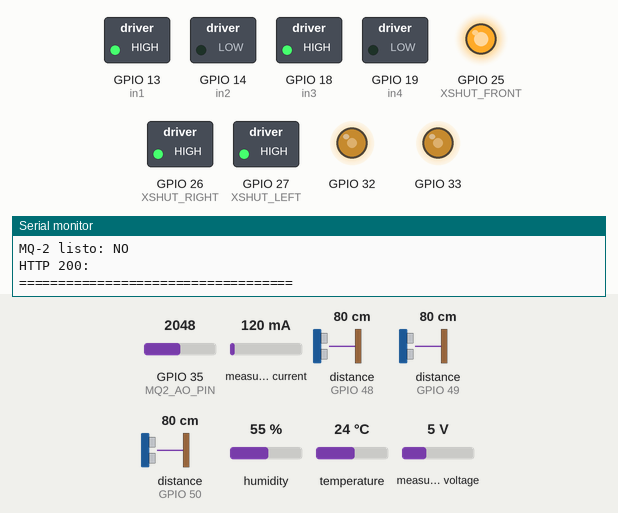
Recording of a sketch running on a simulated ESP32. Shown: switched loads named in the sketch (green lamp = pin HIGH), output pins drawn as LEDs (lit = HIGH), the last lines printed to the serial monitor. The inputs (shaded band) are chosen by the test bench; at power-on: distance to the obstacle (sensors on GPIO 48, GPIO 50, GPIO 49) 80 cm, GPIO 35 (MQ2_AO_PIN) = 2048, measured current 120 mA, humidity 55 %, temperature 24 °C, measured voltage 5 V. The echo pulse lasts 58.3 µs per cm; WiFi joins after 1.5 s; servers stay silent unless stated; uploads are accepted with an empty reply.

Above: at 4.1 s.
4.2 s: distance to the obstacle (sensor on GPIO 48) set to 50 cm
5.9 s: distance to the obstacle (sensor on GPIO 48) set to 42 cm
At 7.6 s:
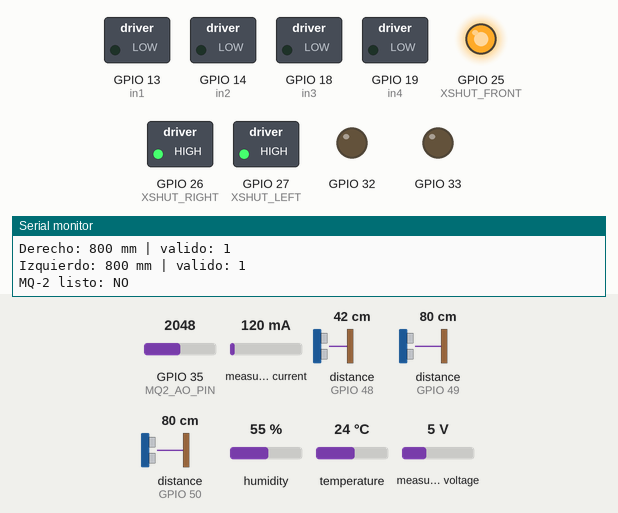
11.0 s: distance to the obstacle (sensor on GPIO 50) set to 75 cm
At 13.0 s:
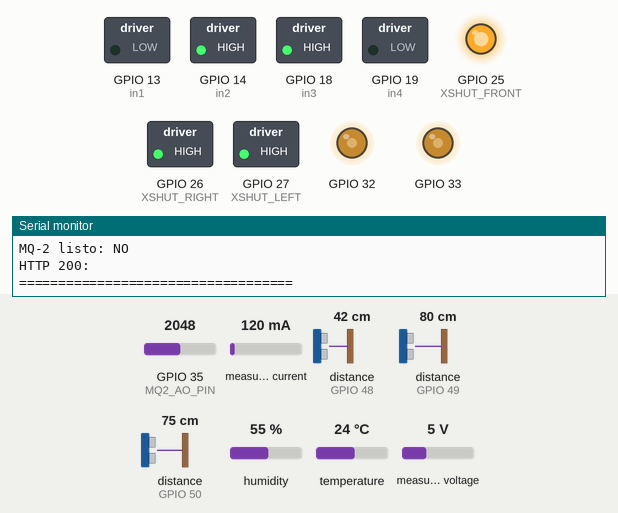
16.1 s: distance to the obstacle (sensor on GPIO 50) set to 120 cm
At 19.0 s:
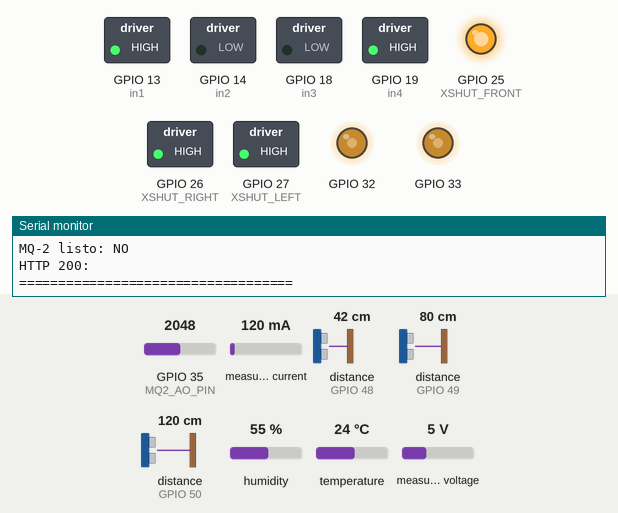
23.1 s: distance to the obstacle (sensor on GPIO 50) set to 2 cm
At 24.5 s:
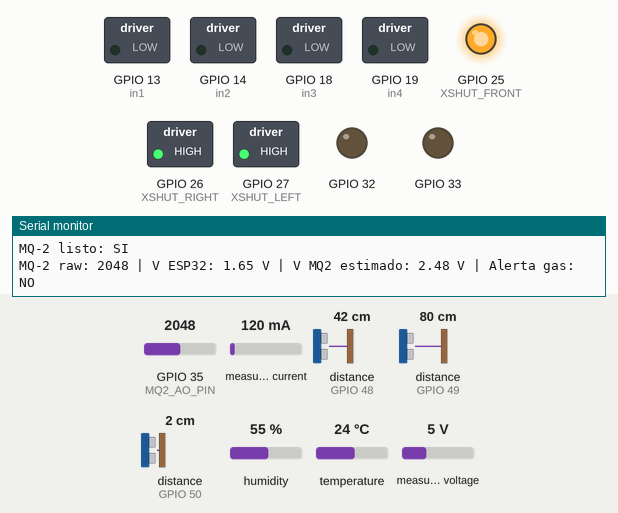
Timing chart, 0 to 28.3 s (numbered marks = the images above; inputs shaded):
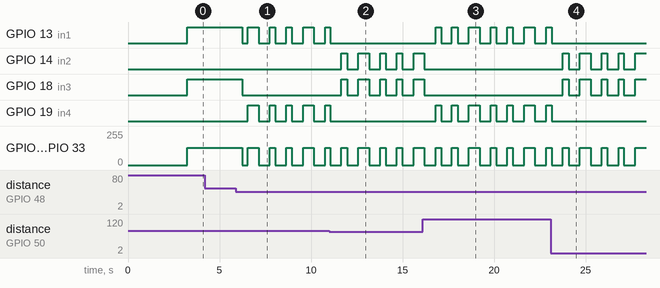

Measured:
- the behaviour switches between 45 and 44 cm on distance to the obstacle (sensor on GPIO 48) (found by bisection; images 0 and 1)
- the behaviour switches between 80 and 79 cm on distance to the obstacle (sensor on GPIO 50) (found by bisection; images 1 and 2)
- after the input at 5.9 s, GPIO 13 (in1): HIGH → LOW after 0.34 s, → HIGH 0.30 s later, → LOW 0.60 s later, → HIGH 0.60 s later, … (10 changes in this stretch); GPIO 18 (in3): HIGH → LOW after 0.34 s
- after the input at 11.0 s, GPIO 13 (in1), GPIO 19 (in4): goes on until 11.1 s, then stays LOW; GPIO 14 (in2), GPIO 18 (in3): LOW → HIGH after 0.66 s, → LOW 0.31 s later, → HIGH 0.60 s later, → LOW 0.60 s later, … (9 changes in this stretch)
- after the input at 16.1 s, GPIO 13 (in1), GPIO 19 (in4): LOW → HIGH after 0.70 s, → LOW 0.30 s later, → HIGH 0.60 s later, → LOW 0.31 s later, … (13 changes in this stretch); GPIO 14 (in2), GPIO 18 (in3): goes on until 16.2 s, then stays LOW
- after the input at 23.1 s, GPIO 13 (in1), GPIO 19 (in4): goes on until 23.2 s, then stays LOW; GPIO 14 (in2), GPIO 18 (in3): LOW → HIGH after 0.65 s, → LOW 0.32 s later, → HIGH 0.60 s later, → LOW 0.61 s later, … (9 changes in this stretch)

The sketch:

Codigo_principal.ino
```cpp
//librerias para funcionalidad correcta, sensores, comunicaocn , y propias de arduino
#include <Arduino.h>
#include <WiFi.h>
#include <HTTPClient.h>
#include <ArduinoJson.h>

#include <Wire.h>

#include <Adafruit_AHTX0.h>
#include "Adafruit_VL53L0X.h"
#include <Adafruit_INA219.h>

#define DEVICE_ID "robot_01"//pemirte escalabilidad

//pines de sensores, varios sensores usaron los mismo pines
#define I2C_SDA 21
#define I2C_SCL 22

#define XSHUT_FRONT 25//tres sneores del mismo
#define XSHUT_RIGHT 26
#define XSHUT_LEFT  27

//direcciones de sensores infra rojo
#define TOF_FRONT_ADDR 0x30
#define TOF_RIGHT_ADDR 0x31
#define TOF_LEFT_ADDR  0x32

#define MQ2_AO_PIN 35//pin analogivo

//timepo en segunods
const unsigned long MQ2_WARMUP_TIME = 20000;
const unsigned long MQ2_READ_INTERVAL = 1000;

unsigned long mq2StartTime = 0;
unsigned long lastMq2Read = 0;

bool mq2Ready = false;

int gasRaw = -1;
float gasVoltageEsp = 0.0;

float gasVoltageMq2 = 0.0;
bool gasAlert = false;

const int GAS_THRESHOLD = 2200;//umbral de gas, relamente no se hicieorn muchas pruebas


/*
String previousRobotMode = "";// Guarda  modo anterior para detectar cambios


unsigned long lastStationarySend = 0;//freucneua de envio de datos
const unsigned long STATIONARY_INTERVAL = 15000; // 15 segundos
*/

//red de movil
const char* WIFI_SSID = "iPhoneBETO";
const char* WIFI_PASSWORD = "12345678";
const char* SERVER_BASE_URL = "http://172.20.10.7:6000";


Adafruit_AHTX0 dht;
Adafruit_INA219 ina219;


//los tres sensores infra
Adafruit_VL53L0X tofFront = Adafruit_VL53L0X();

Adafruit_VL53L0X tofRight = Adafruit_VL53L0X();
Adafruit_VL53L0X tofLeft  = Adafruit_VL53L0X();


//para validar
bool dht_ok = false;
bool ina_ok = false;

bool tof_front_ok = false;
bool tof_right_ok = false;
bool tof_left_ok  = false;


//estos 6 pines occrepsonde al driver l298n
const int enA = 32;

const int in1 = 13;

const int in2 = 14;

const int enB = 33;
const int in3 = 18;
const int in4 = 19;

const int freq = 1000;
const int resolution = 8;

//dos canales pwm para los dos motores
const int pwmChannelA = 0;
const int pwmChannelB = 1;

//velocidades, mazimo es de 255
const int SPEED_NORMAL = 130;
const int SPEED_TURN   = 130;
const int SPEED_BACK   = 130;

const int FRONT_LIMIT_MM = 450;
const int SIDE_LIMIT_MM  = 200;


//posibles estados del robot
enum RobotState {
  STATE_NORMAL,

  STATE_CORRECT_LEFT,
  STATE_CORRECT_RIGHT,

  STATE_BACKWARD,
  STATE_TURN_RIGHT,
  STATE_TURN_LEFT
};

RobotState robotState = STATE_NORMAL;

unsigned long stateStartTime = 0;
unsigned long lastSensorPrint = 0;

unsigned long lastHttpSend = 0;
unsigned long lastCommandCheck = 0;

//timepo en segundos, esto se hizo por prueba y error
const unsigned long CORRECT_TIME = 230;
const unsigned long BACK_TIME = 500;
const unsigned long ESCAPE_TURN_TIME = 230;
const unsigned long SENSOR_PRINT_TIME = 1000;
const unsigned long HTTP_SEND_INTERVAL = 3000;
const unsigned long COMMAND_CHECK_INTERVAL = 80;


const int REMOTE_COMMAND_TIMEOUT_MS = 400;

bool escapeTurnRight = true;


WiFiClient wifi;


//
int frontDistanceMm = -1;
int rightDistanceMm = -1;
int leftDistanceMm  = -1;

bool frontTofValid = false;
bool rightTofValid = false;

bool leftTofValid  = false;

float temperatureC = NAN;
float humidityPct = NAN;


float shuntvoltage = 0;
float busvoltage = 0;

float current_mA = 0;
float loadvoltage = 0;
float power_mW = 0;


String robotMode = "autonomous";
String remoteCommand = "stop";
bool cameraEnabled = true;
int commandAgeMs = 9999;


void startState(RobotState newState) {

  robotState = newState;
  stateStartTime = millis();
}


//estaod del propio robot, esto depende de los umbrales de los sensores
const char* getRobotStateName() {
  switch (robotState) {
    case STATE_NORMAL:
      return "normal";

//
    case STATE_CORRECT_LEFT:
      return "correct_left";
    case STATE_CORRECT_RIGHT:
      return "correct_right";
    case STATE_BACKWARD:

      return "backward";
    case STATE_TURN_RIGHT:


      return "turn_right";
    case STATE_TURN_LEFT:
      return "turn_left";

    default:
      return "unknown";
  }
}

//para lecuturas del sensore infrarrojo
int readToF(Adafruit_VL53L0X &sensor, bool sensor_ok, bool &valid) {
  if (!sensor_ok) {
    valid = false;
    return -1;
  }

  VL53L0X_RangingMeasurementData_t measure;
  sensor.rangingTest(&measure, false);

  if (measure.RangeStatus != 4) {
    valid = true;
    return measure.RangeMilliMeter;
  } else {
    valid = false;
    return -1;
  }
}


//la logica de LOW y HIGH se hizo a prueba y error porque dependia del sentido en el que se alimenta el motor y la manera como se conecto todo
//para motores
void stopMotors() {
  digitalWrite(in1, LOW);
  digitalWrite(in2, LOW);

  digitalWrite(in3, LOW);
  digitalWrite(in4, LOW);

  ledcWrite(enA, 0);
  ledcWrite(enB, 0);
}

void moveForward(int speedValue) {// mover robot
  digitalWrite(in1, HIGH);
  digitalWrite(in2, LOW);

  digitalWrite(in3, HIGH);
  digitalWrite(in4, LOW);

  ledcWrite(enA, speedValue);
  ledcWrite(enB, speedValue);
}


//hacia atras
void moveBackward(int speedValue) {
  digitalWrite(in1, LOW);

  digitalWrite(in2, HIGH);

  digitalWrite(in3, LOW);
  digitalWrite(in4, HIGH);

  ledcWrite(enA, speedValue);
  ledcWrite(enB, speedValue);
}


void turnRight(int speedValue) {
  digitalWrite(in1, LOW);
  digitalWrite(in2, HIGH);

  digitalWrite(in3, HIGH);
  digitalWrite(in4, LOW);

  ledcWrite(enA, speedValue);
  ledcWrite(enB, speedValue);
}

void turnLeft(int speedValue) {
  digitalWrite(in1, HIGH);
  digitalWrite(in2, LOW);

  digitalWrite(in3, LOW);
  digitalWrite(in4, HIGH);

  ledcWrite(enA, speedValue);
  ledcWrite(enB, speedValue);
}


//configuracion basica de los tres sensores de distancia
void initToFSensors() {
  pinMode(XSHUT_FRONT, OUTPUT);
  pinMode(XSHUT_RIGHT, OUTPUT);

  pinMode(XSHUT_LEFT, OUTPUT);

  digitalWrite(XSHUT_FRONT, LOW);
  digitalWrite(XSHUT_RIGHT, LOW);

  digitalWrite(XSHUT_LEFT, LOW);
  delay(100);

  digitalWrite(XSHUT_FRONT, HIGH);
  delay(100);
  //debug para temrinal de arduino
  tof_front_ok = tofFront.begin(TOF_FRONT_ADDR, false, &Wire);

  Serial.println(tof_front_ok ? "VL53L0X frontal OK" : "VL53L0X frontal NO detectado");

  digitalWrite(XSHUT_RIGHT, HIGH);

  delay(100);

  tof_right_ok = tofRight.begin(TOF_RIGHT_ADDR, false, &Wire);
  Serial.println(tof_right_ok ? "VL53L0X derecho OK" : "VL53L0X derecho NO detectado");


  digitalWrite(XSHUT_LEFT, HIGH);
  delay(100);

  tof_left_ok = tofLeft.begin(TOF_LEFT_ADDR, false, &Wire);
  Serial.println(tof_left_ok ? "VL53L0X izquierdo OK" : "VL53L0X izquierdo NO detectado");
}

//el sensore de gas se debe calnetar un poco para funcioanra

void readMq2Sensor(unsigned long now) {


  if (!mq2Ready) {
    if (now - mq2StartTime >= MQ2_WARMUP_TIME) {

      mq2Ready = true;


      Serial.println("MQ-2 listo para medir.");

    } else {

      return;
    }

  }


  if (now - lastMq2Read >= MQ2_READ_INTERVAL) {
    lastMq2Read = now;

    gasRaw = analogRead(MQ2_AO_PIN);


    gasVoltageEsp = gasRaw * (3.3 / 4095.0);//3.3V, esto poruqe no se le puede meter voltajes mayores de 3.3 a tarjeta

    gasVoltageMq2 = gasVoltageEsp * 1.5;//5V

    gasAlert = gasRaw > GAS_THRESHOLD;
  }
}


void readEnvironmentalSensors() {
//revisa que este disponible el sensor de temperatura
  if (dht_ok) {
    sensors_event_t humidity, temp;

    dht.getEvent(&humidity, &temp);


    temperatureC = temp.temperature;
    humidityPct = humidity.relative_humidity;
  }

  if (ina_ok) {

    shuntvoltage = ina219.getShuntVoltage_mV();

    busvoltage = ina219.getBusVoltage_V();


    current_mA = ina219.getCurrent_mA();

    power_mW = ina219.getPower_mW();

    loadvoltage = busvoltage + (shuntvoltage / 1000);
  }
}


void readCommandFromFlask() {
  //debe revisar la conexion

  if (WiFi.status() != WL_CONNECTED) {
    return;
  }

  String url = String(SERVER_BASE_URL) + "/command";

  HTTPClient http;

  http.begin(wifi, url);
  //tiempo de espera
  http.setConnectTimeout(120);
  http.setTimeout(120);

  int httpResponseCode = http.GET();


  if (httpResponseCode == 200) {//ok
    String response = http.getString();


    StaticJsonDocument<256> doc;//JSON
    DeserializationError error = deserializeJson(doc, response);

    if (!error) {
      const char* modeValue = doc["robot_mode"] | robotMode.c_str();

      const char* commandValue = doc["remote_command"] | remoteCommand.c_str();

      robotMode = String(modeValue);
      remoteCommand = String(commandValue);

      cameraEnabled = doc["camera_enabled"] | cameraEnabled;

      commandAgeMs = doc["command_age_ms"] | commandAgeMs;

    }

  }

  http.end();
}


void sendDataToFlask() {

  if (WiFi.status() != WL_CONNECTED) {

    Serial.println("WiFi desconectado");
    return;
  }

  readEnvironmentalSensors();

  StaticJsonDocument<1536> doc;//formato JSON
//esto es muy repetitivo para incluir la informacion el JSON
  doc["device_id"] = DEVICE_ID;
  doc["robot_state"] = getRobotStateName();

  doc["robot_mode"] = robotMode;

  doc["remote_command"] = remoteCommand;

  doc["camera_enabled"] = cameraEnabled;
//revisa que los sensores esten disponibles
  if (dht_ok) {

    doc["temperature_c"] = temperatureC;

    doc["humidity_pct"] = humidityPct;
  }

  if (tof_front_ok) {
    doc["front_distance_mm"] = frontDistanceMm;

    doc["front_tof_valid"] = frontTofValid;

  }

  if (tof_right_ok) {

    doc["right_distance_mm"] = rightDistanceMm;

    doc["right_tof_valid"] = rightTofValid;
  }

  if (tof_left_ok) {

    doc["left_distance_mm"] = leftDistanceMm;

    doc["left_tof_valid"] = leftTofValid;
  }

  if (ina_ok) {
    doc["bus_voltage_v"] = busvoltage;

    doc["shunt_voltage_mv"] = shuntvoltage;
    doc["load_voltage_v"] = loadvoltage;


    doc["current_ma"] = current_mA;


    doc["power_mw"] = power_mW;
  }


  doc["mq2_ready"] = mq2Ready;


  if (mq2Ready) {
    doc["gas_raw"] = gasRaw;
    doc["gas_voltage_esp_v"] = gasVoltageEsp;


    doc["gas_voltage_v"] = gasVoltageMq2;
    doc["gas_alert"] = gasAlert;
  }

  String json_string;
  serializeJson(doc, json_string);


  String url = String(SERVER_BASE_URL) + "/sensor_values";


  HTTPClient http;
  http.begin(wifi, url);
//
  http.setConnectTimeout(150);
  http.setTimeout(150);

  http.addHeader("Content-Type", "application/json");

  int httpResponseCode = http.POST(json_string);

  if (httpResponseCode > 0) {
    String response = http.getString();
    Serial.print("HTTP ");
    Serial.print(httpResponseCode);


    Serial.print(": ");
    Serial.println(response);
  } else {
    Serial.print("Error HTTP: ");


    Serial.println(http.errorToString(httpResponseCode));
  }

  http.end();


  Serial.println("===================================");
}


//paraque el robot se pueda mover solo
void handleAutonomousNavigation(
  unsigned long now,
  bool frontBlocked,
  bool rightTooClose,

  bool leftTooClose,

  bool rightFree,
  bool leftFree
) {


  //logica simple para mover robot
  //ningun algortimo complejo
  if (frontBlocked && robotState == STATE_NORMAL) {
    stopMotors();
    startState(STATE_BACKWARD);
  }

  if (robotState == STATE_CORRECT_LEFT) {
    turnLeft(SPEED_TURN);


    if (now - stateStartTime >= CORRECT_TIME) {
      stopMotors();
      startState(STATE_NORMAL);
    }
  }

  else if (robotState == STATE_CORRECT_RIGHT) {
    turnRight(SPEED_TURN);

    if (now - stateStartTime >= CORRECT_TIME) {
      stopMotors();

      startState(STATE_NORMAL);
    }
  }
  else if (robotState == STATE_BACKWARD) {
    moveBackward(SPEED_BACK);


    if (now - stateStartTime >= BACK_TIME) {
      stopMotors();


      if (rightFree && !leftFree) {

        startState(STATE_TURN_RIGHT);
      }

      else if (leftFree && !rightFree) {
        startState(STATE_TURN_LEFT);
      }


      else if (rightFree && leftFree) {
        if (rightDistanceMm > leftDistanceMm) {
          startState(STATE_TURN_RIGHT);


        } else {
          startState(STATE_TURN_LEFT);
        }
      }
      else {
        if (escapeTurnRight) {
          startState(STATE_TURN_RIGHT);


        } else {
          startState(STATE_TURN_LEFT);

        }

        escapeTurnRight = !escapeTurnRight;
      }


    }
  }
  else if (robotState == STATE_TURN_RIGHT) {
    turnRight(SPEED_TURN);

    if (now - stateStartTime >= ESCAPE_TURN_TIME) {
      stopMotors();
      startState(STATE_NORMAL);
    }
  }
  else if (robotState == STATE_TURN_LEFT) {
    turnLeft(SPEED_TURN);

    if (now - stateStartTime >= ESCAPE_TURN_TIME) {
      stopMotors();

      startState(STATE_NORMAL);
    }
  }


  else {
    if (!frontBlocked && !rightTooClose && !leftTooClose) {//si hay espacio, seguir
      moveForward(SPEED_NORMAL);
    }

    else if (!frontBlocked && rightTooClose && !leftTooClose) {//correciones pequenas
      startState(STATE_CORRECT_LEFT);
    }
    else if (!frontBlocked && leftTooClose && !rightTooClose) {
      startState(STATE_CORRECT_RIGHT);
    }
    else if (!frontBlocked && rightTooClose && leftTooClose) {//velocidad lenta para espacios pequenos
      moveForward(110);
    }


    else {


      stopMotors();
      startState(STATE_BACKWARD);
    }
  }

}


//esta funcion funciona con la peticion GET, estos comandos vienen del flask

void handleRemoteControl(bool frontBlocked) {

  //si no se presiona nada, el robot no se detiene
  if (commandAgeMs > REMOTE_COMMAND_TIMEOUT_MS) {
    stopMotors();

    return;

  }

  if (remoteCommand == "forward") {
    if (!frontBlocked) {


      moveForward(SPEED_NORMAL);

    } else {
      stopMotors();
    }
  }

  else if (remoteCommand == "backward") {

    moveBackward(SPEED_BACK);

  }

  else if (remoteCommand == "left") {
    turnLeft(SPEED_TURN);


  }

  else if (remoteCommand == "right") {
    turnRight(SPEED_TURN);


  }
  else {
    stopMotors();
  }
}


//simplemnte para el robot

void handleStationaryMode() {

  stopMotors();


//para enviar datos cada cierto intervlao
//esto ayuda  reducir un poco el consumo
/*
  if (millis() - lastStationarySend >= STATIONARY_INTERVAL) {
    sendDataToFlask();
    lastStationarySend = millis();
  }
*/
}

/*

void updatePowerMode() {//para la gestion de bajo consumo

  if (robotMode != previousRobotMode) {

    if (robotMode == "stationary") {
      stopMotors();//no moverse


      WiFi.setSleep(true);//ahorro wifi


      setCpuFrequencyMhz(80);//freucencia de operacin menor


//debug
      Serial.println("Modo estacionario: reduccion de consumo activa");
      Serial.print("Frecuencia CPU: ");
      Serial.print(getCpuFrequencyMhz());

      Serial.println(" MHz");
    }
    else {

      WiFi.setSleep(false);//desactivar sleep en los modos de movimiento


      setCpuFrequencyMhz(240);//frecuencia de operacion default

      Serial.println("Modo activo: reduccion de consumo desactivada");
      Serial.print("Frecuencia CPU: ");


      Serial.print(getCpuFrequencyMhz());
      Serial.println(" MHz");
    }

    previousRobotMode = robotMode;//actualiza
  }

}
*/

//configuracion basica
void setup() {

  Serial.begin(115200);

  delay(1000);

  //los serial print son informativos para debuh en terminal

  Serial.println();

  Serial.println("Robot ESP32 + ToF + DHT20 + INA219 + MQ-2 + Flask + modos");

  Wire.begin(I2C_SDA, I2C_SCL);

  Wire.setClock(400000);

  analogSetAttenuation(ADC_11db);

  mq2StartTime = millis();
  Serial.println("MQ-2 calentando...");

  pinMode(in1, OUTPUT);

  pinMode(in2, OUTPUT);

  pinMode(in3, OUTPUT);
  pinMode(in4, OUTPUT);


  ledcAttachChannel(enA, freq, resolution, pwmChannelA);

  ledcAttachChannel(enB, freq, resolution, pwmChannelB);

  stopMotors();

  if (!dht.begin()) {

    Serial.println("No se encontro el sensor DHT20/AHT20.");
    dht_ok = false;

  } else {
    Serial.println("Sensor DHT20/AHT20 detectado correctamente.");


    dht_ok = true;
  }

  if (!ina219.begin()) {
    Serial.println("Failed to find INA219 chip");


    ina_ok = false;
  } else {
    ina219.setCalibration_32V_2A();
    Serial.println("INA219 detectado correctamente.");


    ina_ok = true;
  }

  initToFSensors();

  WiFi.setSleep(false);


  //intenta conectar a red
  WiFi.begin(WIFI_SSID, WIFI_PASSWORD);


  Serial.println("Conectando a WiFi...");

  while (WiFi.status() != WL_CONNECTED) {
    delay(500);
    Serial.println("Conectando...");
  }

  WiFi.setSleep(true);


  Serial.println("Conectado a WiFi");
  Serial.print("IP ESP32: ");
  Serial.println(WiFi.localIP());

  Serial.println("Sistema listo.");
}

void loop() {
  unsigned long now = millis();

  readMq2Sensor(now);


  frontDistanceMm = readToF(tofFront, tof_front_ok, frontTofValid);

  rightDistanceMm = readToF(tofRight, tof_right_ok, rightTofValid);

  leftDistanceMm  = readToF(tofLeft,  tof_left_ok,  leftTofValid);


//umbrlaes para mover coche
  bool frontBlocked = frontTofValid && frontDistanceMm < FRONT_LIMIT_MM;

  bool rightTooClose = rightTofValid && rightDistanceMm < SIDE_LIMIT_MM;
  bool leftTooClose  = leftTofValid  && leftDistanceMm  < SIDE_LIMIT_MM;

  bool rightFree = !rightTofValid || rightDistanceMm > SIDE_LIMIT_MM;


  bool leftFree  = !leftTofValid  || leftDistanceMm  > SIDE_LIMIT_MM;
  if (now - lastCommandCheck >= COMMAND_CHECK_INTERVAL) {


    lastCommandCheck = now;
    readCommandFromFlask();
  }


 // updatePowerMode();//activa/desactiva modo bajo consumo segun sea necesario
/*
  if (robotMode == "stationary") {
    handleStationaryMode();
    return;
  }
*/

  if (now - lastSensorPrint >= SENSOR_PRINT_TIME) {
    lastSensorPrint = now;

    Serial.println("----- Estado general -----");

    Serial.print("Modo: ");


    Serial.println(robotMode);

    Serial.print("Comando remoto: ");
    Serial.println(remoteCommand);


    Serial.print("Edad comando: ");


    Serial.print(commandAgeMs);
    Serial.println(" ms");


    Serial.print("Estado navegacion: ");

    Serial.println(getRobotStateName());

    Serial.print("Frontal: ");
    Serial.print(frontDistanceMm);


    Serial.print(" mm | valido: ");
    Serial.println(frontTofValid);


    Serial.print("Derecho: ");
    Serial.print(rightDistanceMm);

    Serial.print(" mm | valido: ");

    Serial.println(rightTofValid);

    Serial.print("Izquierdo: ");
    Serial.print(leftDistanceMm);


    Serial.print(" mm | valido: ");
    Serial.println(leftTofValid);

    Serial.print("MQ-2 listo: ");

    Serial.println(mq2Ready ? "SI" : "NO");

    if (mq2Ready) {
      Serial.print("MQ-2 raw: ");
      Serial.print(gasRaw);

      Serial.print(" | V ESP32: ");


      Serial.print(gasVoltageEsp);


      Serial.print(" V | V MQ2 estimado: ");
      Serial.print(gasVoltageMq2);

      Serial.print(" V | Alerta gas: ");
      Serial.println(gasAlert ? "SI" : "NO");
    }
  }

  if (robotMode == "stationary") {

    handleStationaryMode();
  }
  else if (robotMode == "remote") {
    handleRemoteControl(frontBlocked);


  }
  else {
    handleAutonomousNavigation(
      now,


      frontBlocked,

      rightTooClose,
      leftTooClose,
      rightFree,
      leftFree
    );
  }


  if (now - lastHttpSend >= HTTP_SEND_INTERVAL) {
    lastHttpSend = now;

    sendDataToFlask();
  }
}
```
